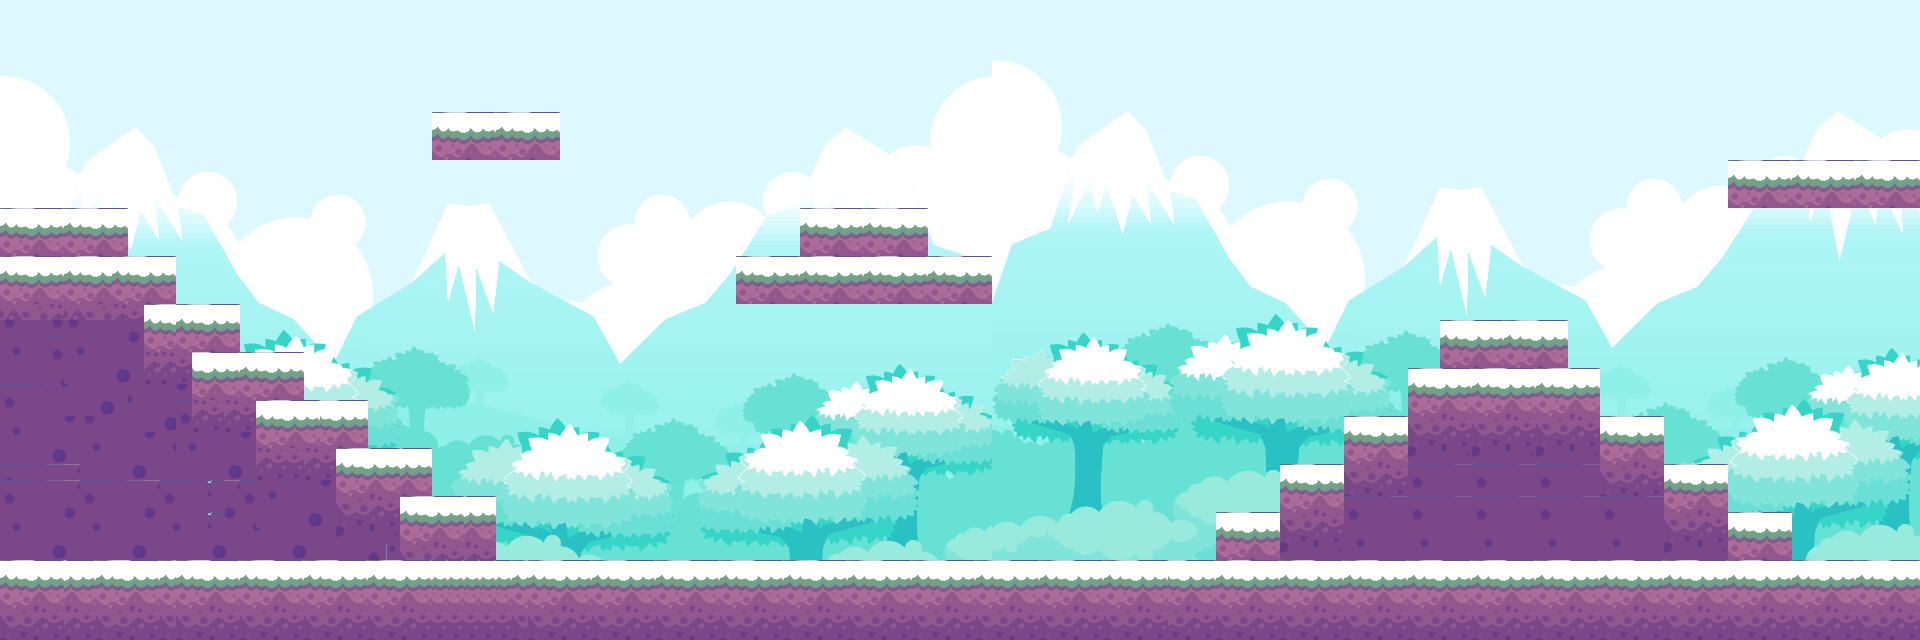

A 2D game scene composited from a Tiled map and its tileset images. What follows is a short description and the map's XML, with each tile layer's data collapsed to a summary:
An orthogonal 120x40 tile map with 16x16 px tiles, 2 tile layers (winterBackground, winterGround), 2 tilesets and 20 objects.

<map version="1.2" tiledversion="1.3.3" orientation="orthogonal" renderorder="right-down" width="120" height="40" tilewidth="16" tileheight="16" infinite="0" nextlayerid="4" nextobjectid="27">
 <tileset firstgid="1" name="winterbg" tilewidth="16" tileheight="16" tilecount="2852" columns="62">
  <image source="winterbg.jpg" width="1000" height="750" />
 </tileset>
 <tileset firstgid="2853" name="wintergr" tilewidth="16" tileheight="16" tilecount="690" columns="30">
  <image source="wintergr.jpg" width="490" height="368" />
 </tileset>
 <layer id="1" name="winterBackground" width="120" height="40">
  <data>[4800 cells, 4800 non-empty, 2536 distinct tile ids]</data>
 </layer>
 <layer id="2" name="winterGround" width="120" height="40">
  <data>[4800 cells, 1477 non-empty, 56 distinct tile ids]</data>
 </layer>
 <objectgroup id="3" name="winterObjects">
  <object id="5" x="0" y="208" width="128" height="46.9167" />
  <object id="8" x="0" y="256" width="175.333" height="47.5" />
  <object id="9" x="144" y="304.667" width="95.3333" height="46.5833" />
  <object id="10" x="192.667" y="352.667" width="111.417" height="47.25" />
  <object id="11" x="256.667" y="400.667" width="111.333" height="46.6667" />
  <object id="12" x="336.667" y="448.667" width="95.25" height="46.5" />
  <object id="13" x="400" y="496.667" width="95.9167" height="63.0833" />
  <object id="14" x="431.333" y="112" width="129.333" height="48.1667" />
  <object id="15" x="799.333" y="207.333" width="127.333" height="47.1667" />
  <object id="16" x="736" y="254.667" width="256" height="48.6667" />
  <object id="17" x="1727.33" y="160.667" width="192.667" height="48" />
  <object id="18" x="1440" y="320.667" width="128.667" height="47" />
  <object id="19" x="1408" y="368" width="191.333" height="47.6667" />
  <object id="20" x="1601.33" y="416" width="60.6667" height="49.3333" />
  <object id="21" x="1664" y="464" width="64" height="48" />
  <object id="22" x="1728" y="512" width="64" height="48" />
  <object id="23" x="1344" y="416" width="64" height="48" />
  <object id="24" x="1280" y="464" width="64" height="48" />
  <object id="25" x="1216" y="512" width="64" height="48" />
  <object id="26" x="0" y="560" width="1920" height="16" />
 </objectgroup>
</map>